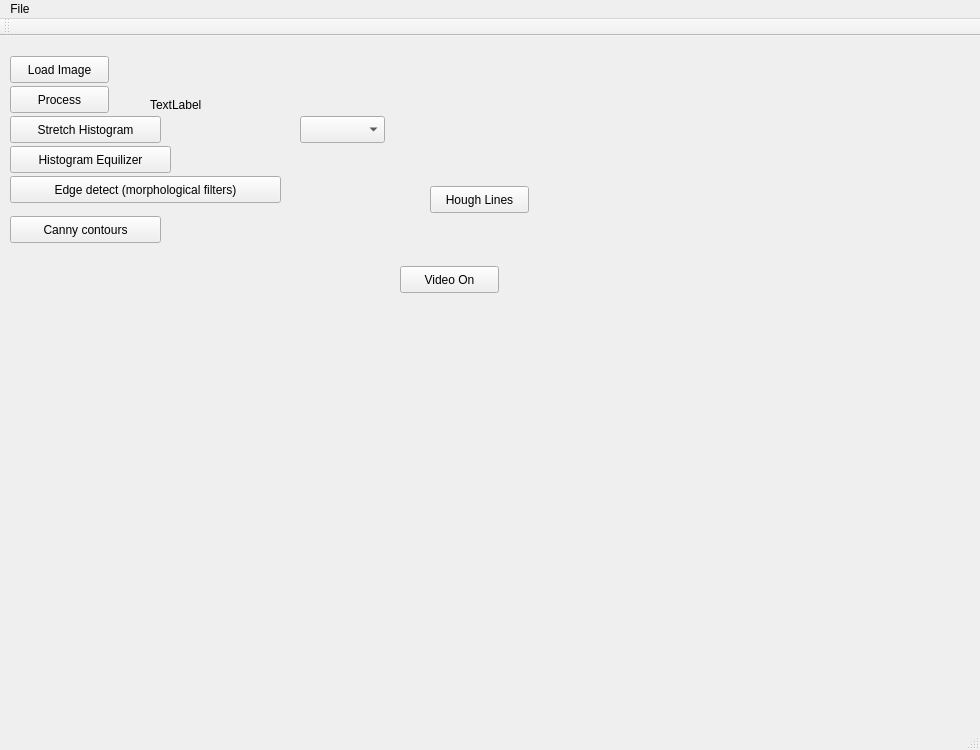
<?xml version="1.0" encoding="UTF-8"?>
<ui version="4.0">
 <class>ImagePro</class>
 <widget class="QMainWindow" name="ImagePro">
  <property name="geometry">
   <rect>
    <x>0</x>
    <y>0</y>
    <width>980</width>
    <height>750</height>
   </rect>
  </property>
  <property name="windowTitle">
   <string>ImagePro</string>
  </property>
  <widget class="QWidget" name="centralWidget">
   <widget class="QPushButton" name="btnLoadImg">
    <property name="geometry">
     <rect>
      <x>10</x>
      <y>20</y>
      <width>99</width>
      <height>27</height>
     </rect>
    </property>
    <property name="text">
     <string>Load Image</string>
    </property>
   </widget>
   <widget class="QPushButton" name="btnProcess">
    <property name="geometry">
     <rect>
      <x>10</x>
      <y>50</y>
      <width>99</width>
      <height>27</height>
     </rect>
    </property>
    <property name="text">
     <string>Process</string>
    </property>
   </widget>
   <widget class="QLabel" name="label">
    <property name="geometry">
     <rect>
      <x>150</x>
      <y>60</y>
      <width>67</width>
      <height>17</height>
     </rect>
    </property>
    <property name="text">
     <string>TextLabel</string>
    </property>
   </widget>
   <widget class="QPushButton" name="btnHistoStretch">
    <property name="geometry">
     <rect>
      <x>10</x>
      <y>80</y>
      <width>151</width>
      <height>27</height>
     </rect>
    </property>
    <property name="text">
     <string>Stretch Histogram</string>
    </property>
   </widget>
   <widget class="QPushButton" name="btnEqualizer">
    <property name="geometry">
     <rect>
      <x>10</x>
      <y>110</y>
      <width>161</width>
      <height>27</height>
     </rect>
    </property>
    <property name="text">
     <string>Histogram Equilizer</string>
    </property>
   </widget>
   <widget class="QPushButton" name="btnDetectEdgeMorph">
    <property name="geometry">
     <rect>
      <x>10</x>
      <y>140</y>
      <width>271</width>
      <height>27</height>
     </rect>
    </property>
    <property name="text">
     <string>Edge detect (morphological filters)</string>
    </property>
   </widget>
   <widget class="QComboBox" name="comboBox">
    <property name="geometry">
     <rect>
      <x>300</x>
      <y>80</y>
      <width>85</width>
      <height>27</height>
     </rect>
    </property>
   </widget>
   <widget class="QPushButton" name="btnCanny">
    <property name="geometry">
     <rect>
      <x>10</x>
      <y>180</y>
      <width>151</width>
      <height>27</height>
     </rect>
    </property>
    <property name="text">
     <string>Canny contours</string>
    </property>
   </widget>
   <widget class="QPushButton" name="btnHoughLines">
    <property name="geometry">
     <rect>
      <x>430</x>
      <y>150</y>
      <width>99</width>
      <height>27</height>
     </rect>
    </property>
    <property name="text">
     <string>Hough Lines</string>
    </property>
   </widget>
   <widget class="QPushButton" name="btnVideoCap">
    <property name="geometry">
     <rect>
      <x>400</x>
      <y>230</y>
      <width>99</width>
      <height>27</height>
     </rect>
    </property>
    <property name="text">
     <string>Video On</string>
    </property>
   </widget>
  </widget>
  <widget class="QMenuBar" name="menuBar">
   <property name="geometry">
    <rect>
     <x>0</x>
     <y>0</y>
     <width>980</width>
     <height>25</height>
    </rect>
   </property>
   <widget class="QMenu" name="menuFile">
    <property name="title">
     <string>File</string>
    </property>
    <addaction name="actionOpen_Image"/>
    <addaction name="actionClose_Image"/>
    <addaction name="actionExid"/>
   </widget>
   <addaction name="menuFile"/>
  </widget>
  <widget class="QToolBar" name="mainToolBar">
   <attribute name="toolBarArea">
    <enum>TopToolBarArea</enum>
   </attribute>
   <attribute name="toolBarBreak">
    <bool>false</bool>
   </attribute>
  </widget>
  <widget class="QStatusBar" name="statusBar"/>
  <action name="actionOpen_Image">
   <property name="text">
    <string>Open Image</string>
   </property>
  </action>
  <action name="actionClose_Image">
   <property name="text">
    <string>Close Image</string>
   </property>
  </action>
  <action name="actionExid">
   <property name="text">
    <string>Exid</string>
   </property>
  </action>
 </widget>
 <layoutdefault spacing="6" margin="11"/>
 <resources/>
 <connections>
  <connection>
   <sender>actionOpen_Image</sender>
   <signal>triggered()</signal>
   <receiver>ImagePro</receiver>
   <slot>show()</slot>
   <hints>
    <hint type="sourcelabel">
     <x>-1</x>
     <y>-1</y>
    </hint>
    <hint type="destinationlabel">
     <x>199</x>
     <y>149</y>
    </hint>
   </hints>
  </connection>
 </connections>
</ui>
